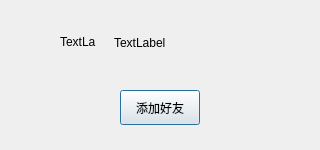
<?xml version="1.0" encoding="UTF-8"?>
<ui version="4.0">
 <class>FindSuccessDlg</class>
 <widget class="QDialog" name="FindSuccessDlg">
  <property name="geometry">
   <rect>
    <x>0</x>
    <y>0</y>
    <width>320</width>
    <height>150</height>
   </rect>
  </property>
  <property name="minimumSize">
   <size>
    <width>320</width>
    <height>150</height>
   </size>
  </property>
  <property name="maximumSize">
   <size>
    <width>320</width>
    <height>150</height>
   </size>
  </property>
  <property name="windowTitle">
   <string>Dialog</string>
  </property>
  <layout class="QVBoxLayout" name="verticalLayout">
   <property name="spacing">
    <number>0</number>
   </property>
   <property name="leftMargin">
    <number>0</number>
   </property>
   <property name="topMargin">
    <number>10</number>
   </property>
   <property name="rightMargin">
    <number>0</number>
   </property>
   <property name="bottomMargin">
    <number>10</number>
   </property>
   <item>
    <widget class="QWidget" name="widget" native="true">
     <property name="minimumSize">
      <size>
       <width>320</width>
       <height>0</height>
      </size>
     </property>
     <property name="maximumSize">
      <size>
       <width>320</width>
       <height>16777215</height>
      </size>
     </property>
     <layout class="QHBoxLayout" name="horizontalLayout">
      <property name="spacing">
       <number>18</number>
      </property>
      <property name="leftMargin">
       <number>0</number>
      </property>
      <property name="rightMargin">
       <number>0</number>
      </property>
      <item>
       <spacer name="horizontalSpacer_2">
        <property name="orientation">
         <enum>Qt::Orientation::Horizontal</enum>
        </property>
        <property name="sizeType">
         <enum>QSizePolicy::Policy::Fixed</enum>
        </property>
        <property name="sizeHint" stdset="0">
         <size>
          <width>60</width>
          <height>20</height>
         </size>
        </property>
       </spacer>
      </item>
      <item>
       <widget class="QLabel" name="head_label">
        <property name="minimumSize">
         <size>
          <width>36</width>
          <height>36</height>
         </size>
        </property>
        <property name="maximumSize">
         <size>
          <width>36</width>
          <height>36</height>
         </size>
        </property>
        <property name="text">
         <string>TextLabel</string>
        </property>
       </widget>
      </item>
      <item>
       <widget class="QLabel" name="name_label">
        <property name="text">
         <string>TextLabel</string>
        </property>
       </widget>
      </item>
      <item>
       <spacer name="horizontalSpacer">
        <property name="orientation">
         <enum>Qt::Orientation::Horizontal</enum>
        </property>
        <property name="sizeType">
         <enum>QSizePolicy::Policy::Fixed</enum>
        </property>
        <property name="sizeHint" stdset="0">
         <size>
          <width>100</width>
          <height>20</height>
         </size>
        </property>
       </spacer>
      </item>
     </layout>
    </widget>
   </item>
   <item>
    <widget class="QWidget" name="widget_2" native="true">
     <property name="minimumSize">
      <size>
       <width>320</width>
       <height>0</height>
      </size>
     </property>
     <property name="maximumSize">
      <size>
       <width>320</width>
       <height>16777215</height>
      </size>
     </property>
     <layout class="QHBoxLayout" name="horizontalLayout_2">
      <item>
       <widget class="QPushButton" name="add_friend_btn">
        <property name="minimumSize">
         <size>
          <width>80</width>
          <height>35</height>
         </size>
        </property>
        <property name="maximumSize">
         <size>
          <width>80</width>
          <height>35</height>
         </size>
        </property>
        <property name="text">
         <string>添加好友</string>
        </property>
       </widget>
      </item>
     </layout>
    </widget>
   </item>
  </layout>
 </widget>
 <resources/>
 <connections/>
</ui>
